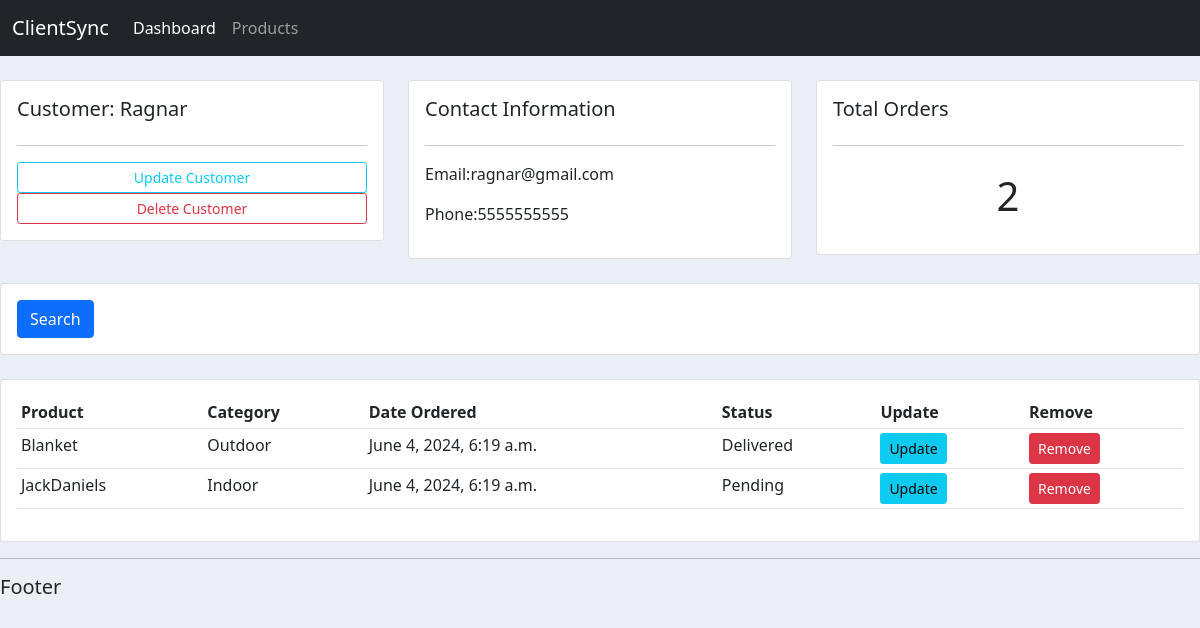
Before: /customer/2 with the older database file.
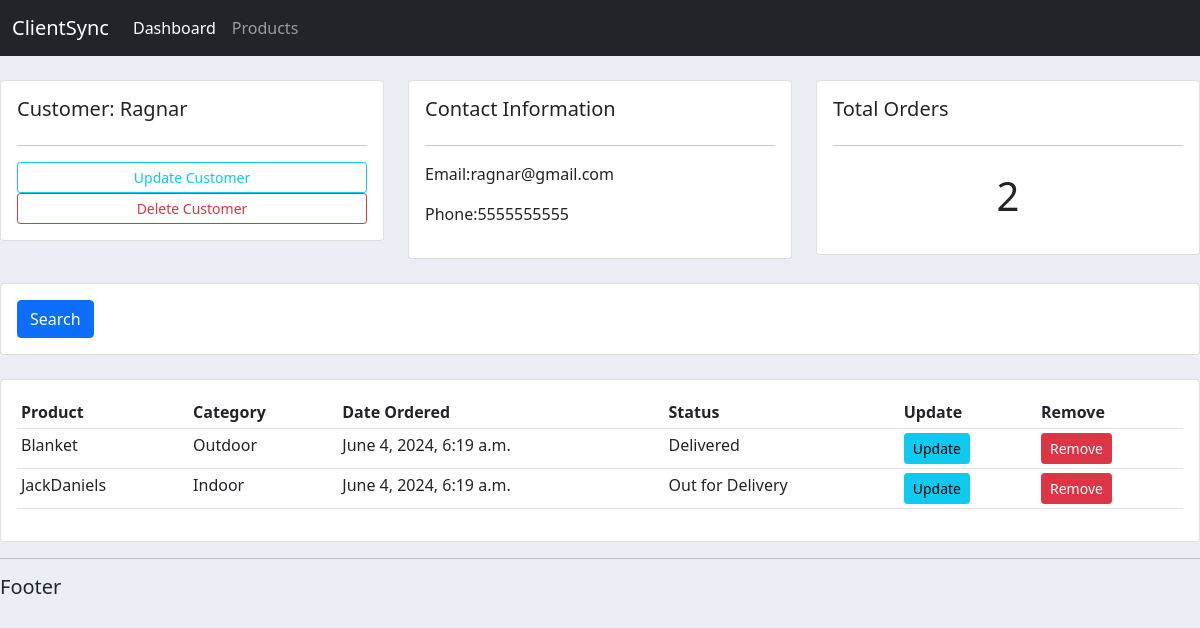
After: the same page with the newer database file.
### accounts/models.py (models this page shows, shortened)
class Order(models.Model):
    STATUS = (
        ('Pending', 'Pending'),
        ('Out for Delivery', 'Out for Delivery'),
        ('Delivered','Delivered')
    )
    customer = models.ForeignKey(Customer, null=True, on_delete=models.SET_NULL)
    product = models.ForeignKey(Product, null=True, on_delete=models.SET_NULL)
    date_created = models.DateTimeField(auto_now_add=True)
    status = models.CharField(max_length=100,null=True,choices=STATUS)

class Product(models.Model):
    CATEGORIES = (
        ('Indoor', 'Indoor'),
        ('Outdoor', 'Outdoor')
    )
    name = models.CharField(max_length=100, null=True)
    price = models.FloatField(null=True)
    category = models.CharField(max_length=100, null=True, choices=CATEGORIES)
    description = models.TextField(max_length=100, null=True)
    date_created = models.DateTimeField(auto_now_add=True)
    tags = models.ManyToManyField(Tags)
    def __str__(self) -> str:
        return self.name

### accounts/views.py (the view)
# urls.py: path('customer/<str:pk>', views.customers, name='customer'),
def customers(request,pk):
    customer = Customer.objects.get(id=pk)
    orders = customer.order_set.all()  #get orders of the customer
    order_count = orders.count()
    context = {'customer':customer,'orders':orders,'order_count':order_count}
    return render(request, 'accounts/customers.html',context)

### accounts/templates/accounts/customers.html
{%extends 'accounts/main.html'%}
    {%block content%}
    <br>
    <div class="row">
        <div class="col-md">
            <div class="card card-body">
                <h5>Customer:  {{customer.name}}</h5>
                <hr>
                <a class="btn btn-outline-info btn-sm btn-block" href="">Update Customer</a>
                <a class="btn btn-outline-danger btn-sm btn-block" href="">Delete Customer</a>
            </div>
        </div>
        <div class="col-md">
            <div class="card card-body">
                <h5>Contact Information</h5>
                <hr>
                <p>Email:{{customer.email}} </p>
                <p>Phone:{{customer.phone}} </p>
            </div>
        </div>
        <div class="col-md">
            <div class="card card-body">
                <h5>Total Orders</h5>
                <hr>
                <h1 style="text-align: center;padding: 10px;">{{order_count}}</h1>
            </div>
        </div>
    </div>
<br>
    <div class="row">
        <div class="col">
            <div class="card card-body">
                <form method="get">
                    <button class="btn btn-primary" type="submit">Search</button>
                </form>
            </div>
        </div>
    </div>
<br>
    <div class="row">
        <div class="col-md">
            <div class="card card-body">
                <table class="table table-sm">
                    <tr>
                        <th>Product</th>
                        <th>Category</th>
                        <th>Date Ordered</th>
                        <th>Status</th>
                        <th>Update</th>
                        <th>Remove</th>
                    </tr>
                    {% for order in orders %}
                    <tr>
                        <td>{{order.product}}</td>
                        <td>{{order.product.category}}</td>
                        <td>{{order.date_created}}</td>
                        <td>{{order.status}}</td>
                        <td><a class="btn btn-sm btn-info" href="{% url 'update_order' order.id %}">Update</a></td>
                        <td><a class="btn btn-sm btn-danger" href="{% url 'delete_order' order.id %}">Remove</a></td>
                    </tr>
                    {%endfor%}
                </table>
            </div>
        </div>
    </div>
    {%endblock content%}

Changed rows visible on the page:
changed Order "JackDaniels": status "Pending" → "Out for Delivery"
